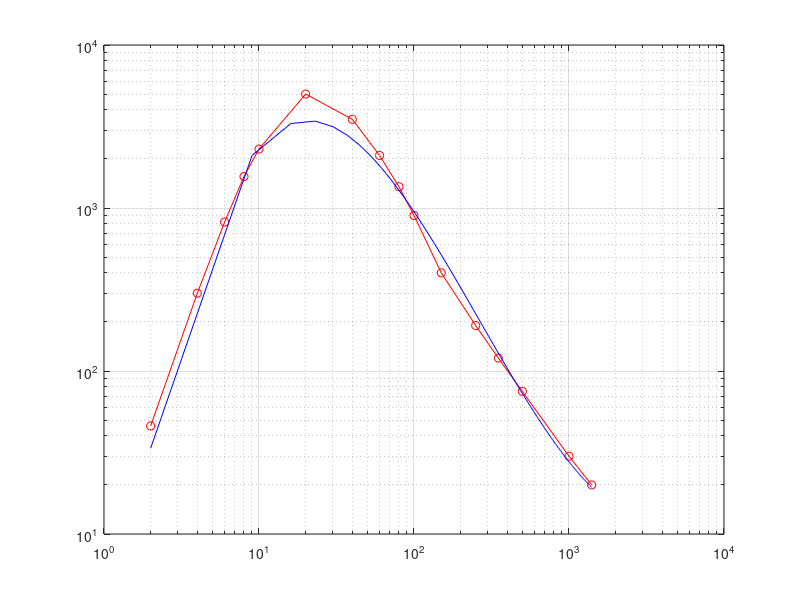

This chart was generated by the following MATLAB code:
clc;clear all;
clc;clear all;
%given that

T=[2 4 6 8 10 20 40 60 80 100 150 250 350 500 1000 1400];
K=[46 300 820 1560 2300 5000 3500 2100 1350 900 400 190 120 75 30 20];

x=log10(T);
y=log10(K);
n=length(T);
sx=sum(x);
sx2=sum(x.^2);
sx3=sum(x.^3);
sx4=sum(x.^4);
sx5=sum(x.^5);
sx6=sum(x.^6);
sy=sum(y);
sxy=sum(x.*y);
sx2y=sum((x.^2).*y);
sx3y=sum((x.^3).*y);

A=[n sx sx2 sx3;sx sx2 sx3 sx4;sx2 sx3 sx4 sx5;sx3 sx4 sx5 sx6];
B=[sy;sxy;sx2y;sx3y];
coeff=A\B;
d=coeff(1)
c=coeff(2)
b=coeff(3)
a=coeff(4)
%fitted Curve
T_fit=linspace(min(T),max(T),200);
x_fit=log10(T_fit);
y_fit=d+c*x_fit+b*(x_fit).^2+a*(x_fit).^3;
k_fit=10.^y_fit;
loglog(T,K,'r-o')
hold on
loglog(T_fit,k_fit,'b')
grid on
